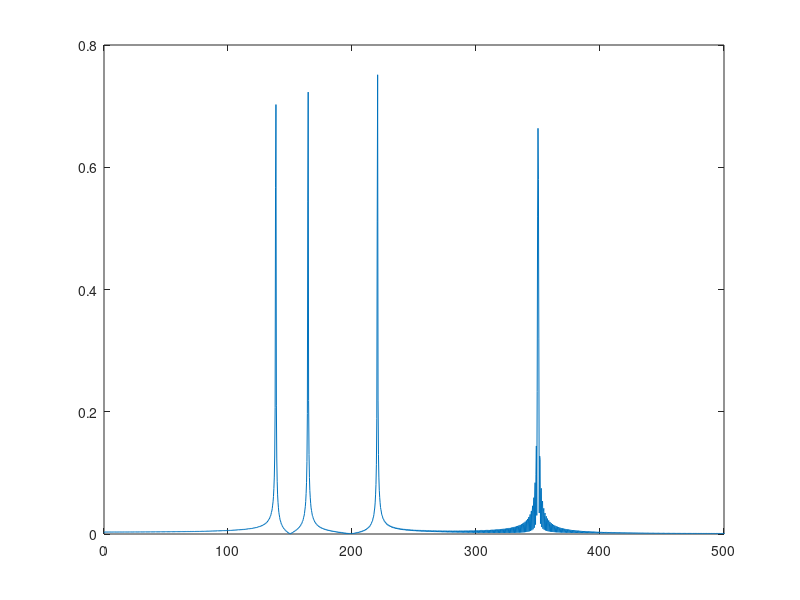
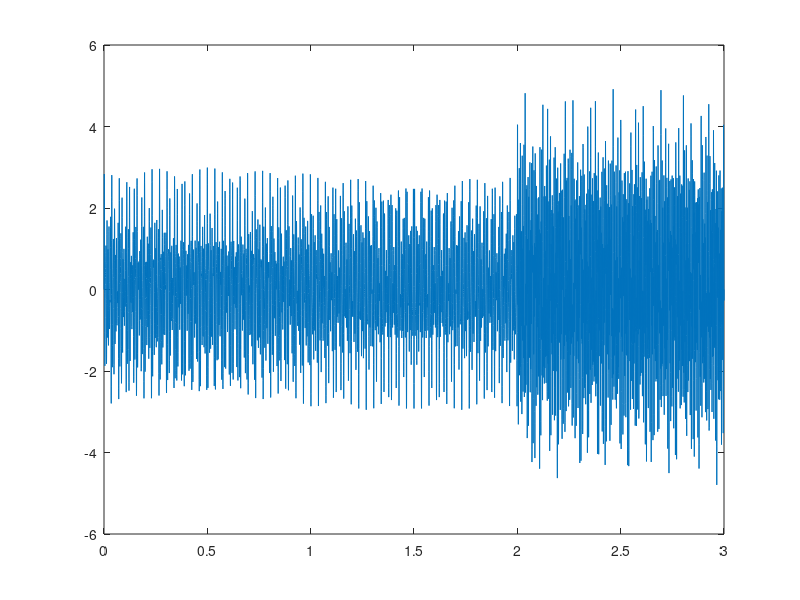

Write the MATLAB code that produced these figures, in order.
% Experiment using synthetic background noise ('A major chord') mixed with
% voice then FFTd , generating covariance matrix from baseline and mixed
% data, then using GED to increase contrast of signal against background
% then taking component of that and doing inverse FFT to get audio
%
% @author btabone
% @date 2022-02-22

% Only way to be sure, nuke it from orbit
close all; clear, clc

% First generate A major chord
% An A major chord (in third octave) is constructed with an A, C#, E, with corresponding frequencies 220.5, 138.5, 164.5
% From https://music.stackexchange.com/questions/42694/what-is-a-chord-in-terms-of-frequencies
% Notes in radians per second
Note1 = 220.5 * 2 * pi; 
Note2 = 138.5 * 2 * pi;
Note3 = 164.5 * 2 * pi;
Signal = 350 * 2 * pi;

Note1Amp = 1;
Note2Amp = 1;
Note3Amp = 1;
SignalAmp = 2;

SampleRate = 2400; % Sampling hz
Nyquist = SampleRate / 2 ;
NumFrequencyChan = Nyquist; % One channel per hz
Frequencies = linspace(0,Nyquist,NumFrequencyChan);

PlaySeconds = 3; % We'll use 3 for baseline and mix in voice for the last 3 seconds
SignalLength = SampleRate * PlaySeconds;
TimeVec = linspace(0,SignalLength,SignalLength);

AudioData = (Note1Amp * sin(Note1*(TimeVec/SampleRate))) + (Note2Amp * sin(Note2*(TimeVec/SampleRate))) + (Note3Amp * sin(Note3*(TimeVec/SampleRate)));
SignalInjectionTime = 2*SampleRate;
AudioData(1,SignalInjectionTime:end) = AudioData(1,SignalInjectionTime:end) + (SignalAmp * sin(Signal*(TimeVec(1,SignalInjectionTime:end)/SampleRate))); 

AudioDataFFT = fft(AudioData);
AllPower = abs(AudioDataFFT/SignalLength);
NyquistPower = AllPower(1:((SignalLength/2)+1));
NyquistPower(2:end-1) = 2*NyquistPower(2:end-1); % To account for positive and negative energies in signal
Frequency = SampleRate*(0:(SignalLength/2))/SignalLength;
figure(1)
plot(Frequency,NyquistPower);
xlim([0 500])

figure(2)
plot(TimeVec/SampleRate, AudioData)
sound(AudioData,SampleRate)
